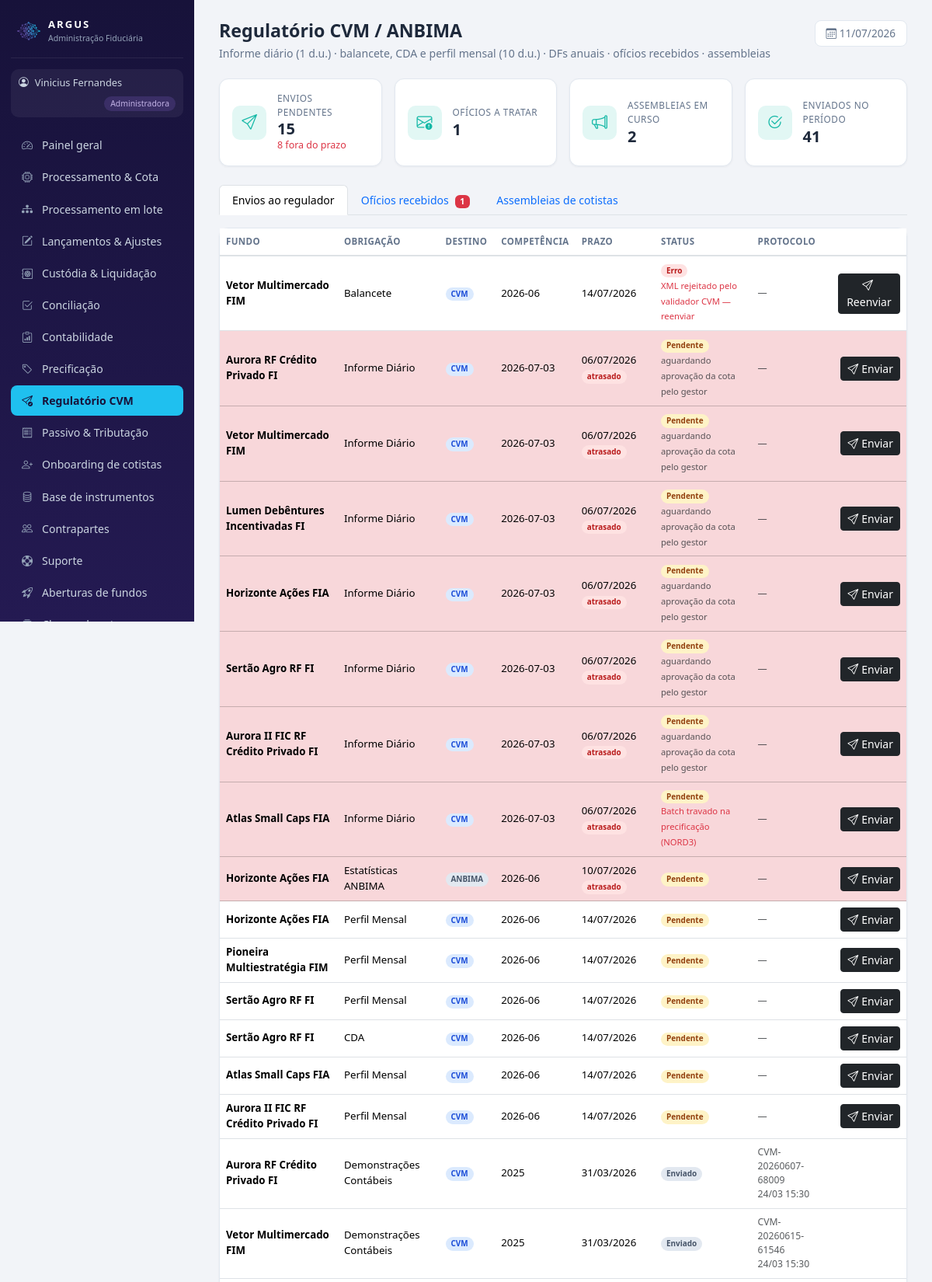
The app's page /admin/regulatorio.php (signed in, upper part) with its own data.
### tables this page shows
CREATE TABLE usuarios (
  id INT AUTO_INCREMENT PRIMARY KEY,
  nome VARCHAR(100) NOT NULL,
  email VARCHAR(120) NOT NULL UNIQUE,
  senha VARCHAR(255) NOT NULL,         
  perfil ENUM('admin','gestor','custodia') NOT NULL,   
  fundo_id INT NULL,
  gestora VARCHAR(150) NULL,
  telefone VARCHAR(30) NULL,
  kyc_status VARCHAR(20) DEFAULT 'Pendente',
  criado_em DATETIME DEFAULT CURRENT_TIMESTAMP
);

CREATE TABLE envios_regulatorios (
  id INT AUTO_INCREMENT PRIMARY KEY,
  fundo_id INT NOT NULL,
  destino ENUM('CVM','ANBIMA') NOT NULL,
  tipo VARCHAR(60) NOT NULL,                 
  competencia VARCHAR(10) NOT NULL,          
  prazo DATE NULL,                           
  status ENUM('Enviado','Pendente','Erro','Aguardando cota') DEFAULT 'Pendente',
  protocolo VARCHAR(40) NULL,
  enviado_em DATETIME NULL,
  mensagem VARCHAR(300) NULL,
  FOREIGN KEY (fundo_id) REFERENCES fundos(id)
);

CREATE TABLE fundos (
  id INT AUTO_INCREMENT PRIMARY KEY,
  nome VARCHAR(150) NOT NULL,
  cnpj VARCHAR(20),
  classe VARCHAR(50),                  
  publico_alvo VARCHAR(60),            
  condominio VARCHAR(20) DEFAULT 'Aberto',
  status VARCHAR(30) DEFAULT 'Ativo',  
  gestora VARCHAR(120),
  benchmark VARCHAR(30) DEFAULT 'CDI',
  tributacao VARCHAR(20) DEFAULT 'Longo Prazo',    
  provisao_despesas DECIMAL(18,2) DEFAULT 0,       
  tipo_fundo VARCHAR(10) DEFAULT 'FIF',            
  master_id INT DEFAULT NULL,                      
  taxa_adm DECIMAL(8,6) DEFAULT 0.0008,       
  taxa_gestao DECIMAL(8,6) DEFAULT 0.007,
  taxa_performance DECIMAL(8,6) DEFAULT 0,    
  caixa_atual DECIMAL(18,2) DEFAULT 0,
  pl_atual DECIMAL(18,2) DEFAULT 0,
  cota_atual DECIMAL(18,8) DEFAULT 1,
  data_abertura DATE,
  transparencia VARCHAR(12) DEFAULT 'delay_1m'   
);

### includes/auth.php (called while the page is built, shortened)
<?php
function usuario() {
    return $_SESSION['usuario'] ?? null;
}
function exigir_perfil(string ...$perfis): array {
    global $pdo;
    $u = usuario();
    if ($u && isset($pdo)) {
        $st = $pdo->prepare('SELECT * FROM usuarios WHERE id = ? AND perfil = ?');
        $st->execute([$u['id'], $u['perfil']]);
        $atual = $st->fetch();
        if (!$atual) { logout_usuario(); $u = null; }
        else { $_SESSION['usuario'] = $u = $atual; }
    }
    return $u;
}
function base_url(): string {
    return defined('BASE_URL') ? BASE_URL : '../';
}

### admin/regulatorio.php (the view, shortened to what this page needs)
<?php
require_once __DIR__ . '/../config/db.php';
require_once __DIR__ . '/../includes/auth.php';
require_once __DIR__ . '/../includes/layout.php';
$u = exigir_perfil('admin');
$envios = $pdo->query("SELECT e.*, f.nome fundo_nome FROM envios_regulatorios e JOIN fundos f ON f.id=e.fundo_id
                       ORDER BY FIELD(e.status,'Erro','Aguardando cota','Pendente','Enviado'), e.prazo, e.fundo_id")->fetchAll();
$pendEnvios = array_filter($envios, fn($e) => $e['status'] !== 'Enviado');
$atrasados = array_filter($pendEnvios, fn($e) => $e['prazo'] && $e['prazo'] < date('Y-m-d'));
$oficios = $pdo->query("SELECT o.*, f.nome fundo_nome FROM oficios_cvm o LEFT JOIN fundos f ON f.id=o.fundo_id
                        ORDER BY FIELD(o.status,'Recebido','Em resposta','Respondido','Ciente'), o.recebido_em DESC")->fetchAll();
$oficiosAbertos = array_filter($oficios, fn($o) => in_array($o['status'], ['Recebido', 'Em resposta'], true));
$assembleias = $pdo->query("SELECT a.*, f.nome fundo_nome FROM assembleias a JOIN fundos f ON f.id=a.fundo_id
                            ORDER BY FIELD(a.status,'Solicitada','Convocada','Realizada','Cancelada'), a.criado_em DESC")->fetchAll();
page_start('Regulatório CVM / ANBIMA', 'Regulatório CVM', $u,
    'Informe diário (1 d.u.) · balancete, CDA e perfil mensal (10 d.u.) · DFs anuais · ofícios recebidos · assembleias');
?>
<div class="row row-cols-2 row-cols-md-4 g-3 mb-4">
  <?= kpi('Envios pendentes', (string)count($pendEnvios), 'bi-send',
          count($atrasados) ? '<span class="text-danger">' . count($atrasados) . ' fora do prazo</span>' : 'dentro dos prazos') ?>
  <?= kpi('Ofícios a tratar', (string)count($oficiosAbertos), 'bi-envelope-exclamation') ?>
  <?= kpi('Assembleias em curso', (string)count(array_filter($assembleias, fn($a) => in_array($a['status'], ['Solicitada', 'Convocada'], true))), 'bi-megaphone') ?>
  <?= kpi('Enviados no período', (string)count(array_filter($envios, fn($e) => $e['status'] === 'Enviado')), 'bi-check2-circle') ?>
</div>
<ul class="nav nav-tabs mb-3" role="tablist" style="font-size:.88rem">
  <li class="nav-item"><button class="nav-link active" data-bs-toggle="tab" data-bs-target="#aba-envios">Envios ao regulador</button></li>
  <li class="nav-item"><button class="nav-link" data-bs-toggle="tab" data-bs-target="#aba-oficios">Ofícios recebidos <?= $oficiosAbertos ? '<span class="badge text-bg-danger ms-1">' . count($oficiosAbertos) . '</span>' : '' ?></button></li>
  <li class="nav-item"><button class="nav-link" data-bs-toggle="tab" data-bs-target="#aba-assembleias">Assembleias de cotistas</button></li>
</ul>
<div class="tab-content">
  <div class="tab-pane fade show active" id="aba-envios">
    <div class="card">
      <div class="card-body p-0">
        <table class="table table-hover align-middle mb-0" style="font-size:.83rem">
          <thead><tr><th>Fundo</th><th>Obrigação</th><th>Destino</th><th>Competência</th><th>Prazo</th><th>Status</th><th>Protocolo</th><th></th></tr></thead>
          <tbody>
          <?php foreach ($envios as $e):
              $atrasado = $e['status'] !== 'Enviado' && $e['prazo'] && $e['prazo'] < date('Y-m-d'); ?>
            <tr class="<?= $atrasado ? 'table-danger' : '' ?>">
              <td><b><?= e_html($e['fundo_nome']) ?></b></td>
              <td><?= e_html($e['tipo']) ?></td>
              <td><?= badge($e['destino'], $e['destino'] === 'CVM' ? 'info' : 'secondary') ?></td>
              <td><?= e_html($e['competencia']) ?></td>
              <td><?= data_br($e['prazo']) ?> <?= $atrasado ? badge('atrasado', 'danger') : '' ?></td>
              <td><?= badge_status($e['status'] === 'Aguardando cota' ? 'Pendente' : $e['status']) ?>
                <?= $e['status'] === 'Aguardando cota' ? '<br><span class="text-muted" style="font-size:.7rem">aguardando aprovação da cota pelo gestor</span>' : '' ?>
                <?= $e['mensagem'] ? '<br><span class="text-danger" style="font-size:.7rem">' . e_html($e['mensagem']) . '</span>' : '' ?></td>
              <td class="text-muted" style="font-size:.76rem"><?= e_html($e['protocolo'] ?? '—') ?>
                <?= $e['enviado_em'] ? '<br>' . date('d/m H:i', strtotime($e['enviado_em'])) : '' ?></td>
              <td class="text-end">
                <?php if ($e['status'] !== 'Enviado'): ?>
                  <form method="post"><?= csrf_campo() ?><input type="hidden" name="enviar" value="<?= (int)$e['id'] ?>">
                    <button class="btn btn-sm btn-dark"><i class="bi bi-send me-1"></i><?= $e['status'] === 'Erro' ? 'Reenviar' : 'Enviar' ?></button></form>
                <?php endif; ?>
              </td>
            </tr>
          <?php endforeach; ?>
          </tbody>
        </table>
      </div>
    </div>
  </div>
</div>
<?php page_end();

### includes/layout.php (shortened to what this page needs)
<?php
require_once __DIR__ . '/helpers.php';
function menu_itens(array $u): array {
    $b = base_url();
    if ($u['perfil'] === 'admin') {
        return [
            ['Painel geral',        $b.'admin/index.php',          'bi-speedometer2'],
            ['Processamento & Cota', $b.'admin/processamento.php', 'bi-cpu'],
            ['Processamento em lote', $b.'admin/batch.php',        'bi-diagram-3-fill'],
            ['Lançamentos & Ajustes', $b.'admin/lancamentos.php',  'bi-pencil-square'],
            ['Custódia & Liquidação', $b.'admin/custodia.php',     'bi-safe2'],
            ['Conciliação',         $b.'admin/conciliacao.php',    'bi-check2-square'],
            ['Contabilidade',       $b.'admin/contabilidade.php',  'bi-clipboard-data'],
            ['Precificação',        $b.'admin/precificacao.php',   'bi-tag'],
            ['Regulatório CVM',     $b.'admin/regulatorio.php',    'bi-send-check'],
            ['Passivo & Tributação', $b.'admin/passivo.php',       'bi-receipt'],
            ['Onboarding de cotistas', $b.'admin/onboarding_cotista.php', 'bi-person-plus'],
            ['Base de instrumentos', $b.'admin/ativos.php',        'bi-database'],
            ['Contrapartes',        $b.'admin/contrapartes.php',   'bi-people'],
            ['Suporte',             $b.'admin/tickets.php',        'bi-life-preserver'],
            ['Aberturas de fundos', $b.'admin/aberturas.php',      'bi-rocket-takeoff'],
            ['Classes de cotas',    $b.'admin/classes.php',        'bi-collection'],
            ['Classes & Subclasses', $b.'admin/subclasses.php',    'bi-diagram-3'],
            ['FIP / Private Equity', $b.'admin/fip.php',           'bi-building-gear'],
            ['Carteiras',           $b.'admin/carteiras.php',      'bi-collection'],
            ['Pendências',          $b.'admin/pendencias.php',     'bi-list-task'],
            ['IA · Fraude',         $b.'admin/fraude.php',         'bi-shield-exclamation'],
            ['Repasses',            $b.'admin/repasses.php',       'bi-cash-stack'],
            ['Fundos & Clientes',   $b.'admin/fundos.php',         'bi-folder-plus'],
        ];
    }
    global $pdo;
    $itens = [
        ['Visão geral',       $b.'gestor/index.php',        'bi-speedometer2'],
        ['Aprovação de cota', $b.'gestor/cotas.php',        'bi-clipboard-check'],
        ['Boletar operação',  $b.'gestor/boletas.php',      'bi-receipt-cutoff'],
        ['Catálogo de ativos', $b.'gestor/ativos.php',      'bi-database'],
        ['Carteira',          $b.'gestor/carteira.php',     'bi-pie-chart'],
        ['Caixa & Fluxo',     $b.'gestor/caixa.php',        'bi-wallet2'],
        ['Cotistas',          $b.'gestor/cotistas.php',     'bi-people'],
        ['Acessos & transparência', $b.'gestor/acessos.php', 'bi-key'],
        ['Performance',       $b.'gestor/performance.php',  'bi-graph-up-arrow'],
        ['Relatórios',        $b.'gestor/relatorios.php',   'bi-file-earmark-text'],
        ['Enquadramento',     $b.'gestor/enquadramento.php','bi-check-circle'],
        ['Assembleias',       $b.'gestor/assembleias.php',  'bi-megaphone'],
        ['Comunicados',       $b.'gestor/comunicados.php',  'bi-chat-left-text'],
        ['Chamados de cotistas', $b.'gestor/chamados_cotistas.php', 'bi-chat-dots'],
        ['Equipe do fundo',   $b.'gestor/equipe.php',       'bi-people-fill'],
        ['Criar fundo',       $b.'gestor/novo_fundo.php',   'bi-plus-square'],
        ['Suporte',           $b.'gestor/tickets.php',      'bi-life-preserver'],
    ];
    $livres = ['Equipe do fundo', 'Criar fundo', 'Suporte'];
    $fundo = fundo_do_usuario($pdo, $u);
    $fid = (int)$fundo['id'];
    $principal = eh_principal($pdo, $u, $fid);
    $mapa = permissao_de_menu();
    return array_values(array_filter($itens, function ($it) use ($mapa, $principal, $pdo, $u, $fid, $livres) {
        if (in_array($it[0], $livres, true)) return true;
        $req = $mapa[$it[0]] ?? null;
        if ($req === null) return true;
        if ($req === '__principal__') return $principal;
        return $principal || pode($pdo, $u, $fid, $req);
    }));
}
function page_start(string $titulo, string $ativo, array $u, string $subtitulo = ''): void {
    $b = base_url();
    $perfilRotulo = ['admin' => 'Administradora', 'gestor' => 'Gestor', 'custodia' => 'Custodiante'][$u['perfil']] ?? $u['perfil'];
    $perfilCor    = ['admin' => 'gold', 'gestor' => 'teal'][$u['perfil']] ?? 'blue';
    ?><!DOCTYPE html>
<html lang="pt-BR">
<head>
<link href="https://cdn.jsdelivr.net/npm/bootstrap@5.3.3/dist/css/bootstrap.min.css" rel="stylesheet">
<link href="https://cdn.jsdelivr.net/npm/bootstrap-icons@1.11.3/font/bootstrap-icons.min.css" rel="stylesheet">
<link href="https://cdn.jsdelivr.net/npm/flatpickr@4.6.13/dist/flatpickr.min.css" rel="stylesheet">
<link href="<?= $b ?>assets/css/style.css" rel="stylesheet">
</head>
<body>
<div class="app-wrap">
  <aside class="sidebar">
    <div class="brand">
      <img src="<?= $b ?>assets/favicon.png" class="brand-mark" alt="Argus">
      <div>
        <div class="brand-name">ARGUS</div>
        <div class="brand-sub">Administração Fiduciária</div>
      </div>
    </div>
    <div class="perfil-chip chip-<?= $perfilCor ?>">
      <i class="bi bi-person-circle"></i> <?= e_html($u['nome']) ?>
      <span><?= $perfilRotulo ?></span>
    </div>
    <nav class="menu">
      <?php foreach (menu_itens($u) as [$rotulo, $href, $icone]): ?>
        <a href="<?= $href ?>" class="<?= $rotulo === $ativo ? 'ativo' : '' ?>">
          <i class="bi <?= $icone ?>"></i> <?= e_html($rotulo) ?>
        </a>
      <?php endforeach; ?>
    </nav>
  </aside>
  <main class="conteudo">
    <div class="titulo-pagina">
      <div>
        <h1><?= e_html($titulo) ?></h1>
        <?php if ($subtitulo): ?><p class="subtitulo"><?= $subtitulo ?></p><?php endif; ?>
      </div>
      <div class="data-ref"><i class="bi bi-calendar3"></i> <?= date('d/m/Y') ?></div>
    </div>
<?php
}
function page_end(): void {
    ?>
  </main>
</div>
</body>
</html><?php
}
function kpi(string $rotulo, string $valor, string $icone = 'bi-graph-up', string $extra = ''): string {
    return '<div class="col"><div class="kpi-card">
        <div class="kpi-icone"><i class="bi ' . $icone . '"></i></div>
        <div><div class="kpi-rotulo">' . e_html($rotulo) . '</div>
        <div class="kpi-valor">' . $valor . '</div>' . ($extra ? '<div class="kpi-extra">' . $extra . '</div>' : '') . '</div>
    </div></div>';
}

### includes/helpers.php (shortened to what this page needs)
<?php
function e_html($s): string { return htmlspecialchars((string)$s, ENT_QUOTES, 'UTF-8'); }
function badge(string $texto, string $cor): string {
    return '<span class="badge badge-soft-' . $cor . '">' . e_html($texto) . '</span>';
}
function badge_status(string $s): string {
    $map = [
        'OK' => 'success', 'Ativo' => 'success', 'Ativa' => 'success', 'Conciliado' => 'success', 'Concluída' => 'success',
        'Pago' => 'success', 'Aprovado' => 'success', 'Respondido' => 'success', 'Reenquadrado' => 'success',
        'Resolvido' => 'success', 'Encerrado' => 'secondary', 'Encerrada' => 'secondary', 'Falso positivo' => 'secondary',
        'Pendente' => 'warning', 'Em andamento' => 'warning', 'Em abertura' => 'warning',
        'Em análise' => 'warning', 'Em revisão' => 'warning', 'Apurado' => 'warning', 'Rodando' => 'info',
        'Instruído' => 'info', 'Aberto' => 'info', 'Em aberto' => 'warning',
        'Erro' => 'danger', 'Divergente' => 'danger', 'Escalado' => 'danger',
        'Alta' => 'danger', 'Média' => 'warning', 'Baixa' => 'secondary',
        'Timing' => 'info', 'Suspeita' => 'danger',
    ];
    return badge($s, $map[$s] ?? 'secondary');
}
function data_br($d): string {
    return date('d/m/Y', strtotime($d));
}

### records on screen
usuarios: nome "Vinicius Fernandes", perfil "Administradora"
envios_regulatorios: fundo.nome "Vetor Multimercado FIM", tipo "Balancete", destino "CVM Erro", competencia "2026-06", prazo "14/07/2026", mensagem "XML rejeitado pelo validador CVM — reenviar", protocolo "—", status "Reenviar"
envios_regulatorios: fundo.nome "Aurora RF Crédito Privado FI", tipo "Informe Diário", destino "CVM atrasado Pendente", competencia "2026-07-03", prazo "06/07/2026", status "aguardando aprovação da cota pelo gestor", protocolo "—"
envios_regulatorios: fundo.nome "Vetor Multimercado FIM", tipo "Informe Diário", destino "CVM atrasado Pendente", competencia "2026-07-03", prazo "06/07/2026", status "aguardando aprovação da cota pelo gestor", protocolo "—"
envios_regulatorios: fundo.nome "Lumen Debêntures Incentivadas FI", tipo "Informe Diário", destino "CVM atrasado Pendente", competencia "2026-07-03", prazo "06/07/2026", status "aguardando aprovação da cota pelo gestor", protocolo "—"
envios_regulatorios: fundo.nome "Horizonte Ações FIA", tipo "Informe Diário", destino "CVM atrasado Pendente", competencia "2026-07-03", prazo "06/07/2026", status "aguardando aprovação da cota pelo gestor", protocolo "—"
envios_regulatorios: fundo.nome "Sertão Agro RF FI", tipo "Informe Diário", destino "CVM atrasado Pendente", competencia "2026-07-03", prazo "06/07/2026", status "aguardando aprovação da cota pelo gestor", protocolo "—"
envios_regulatorios: fundo.nome "Aurora II FIC RF Crédito Privado FI", tipo "Informe Diário", destino "CVM atrasado Pendente", competencia "2026-07-03", prazo "06/07/2026", status "aguardando aprovação da cota pelo gestor", protocolo "—"
envios_regulatorios: fundo.nome "Atlas Small Caps FIA", tipo "Informe Diário", destino "CVM atrasado Pendente", competencia "2026-07-03", prazo "06/07/2026", mensagem "Batch travado na precificação (NORD3)", protocolo "—", status "Enviar"
envios_regulatorios: fundo.nome "Horizonte Ações FIA", tipo "Estatísticas ANBIMA", destino "ANBIMA atrasado Pendente", competencia "2026-06", prazo "10/07/2026", protocolo "—", status "Enviar"
envios_regulatorios: fundo.nome "Horizonte Ações FIA", tipo "Perfil Mensal", destino "CVM Pendente", competencia "2026-06", prazo "14/07/2026", protocolo "—", status "Enviar"
envios_regulatorios: fundo.nome "Pioneira Multiestratégia FIM", tipo "Perfil Mensal", destino "CVM Pendente", competencia "2026-06", prazo "14/07/2026", protocolo "—", status "Enviar"
envios_regulatorios: fundo.nome "Sertão Agro RF FI", tipo "Perfil Mensal", destino "CVM Pendente", competencia "2026-06", prazo "14/07/2026", protocolo "—", status "Enviar"
envios_regulatorios: fundo.nome "Sertão Agro RF FI", tipo "CDA", destino "CVM Pendente", competencia "2026-06", prazo "14/07/2026", protocolo "—", status "Enviar"
envios_regulatorios: fundo.nome "Atlas Small Caps FIA", tipo "Perfil Mensal", destino "CVM Pendente", competencia "2026-06", prazo "14/07/2026", protocolo "—", status "Enviar"
envios_regulatorios: fundo.nome "Aurora II FIC RF Crédito Privado FI", tipo "Perfil Mensal", destino "CVM Pendente", competencia "2026-06", prazo "14/07/2026", protocolo "—", status "Enviar"
envios_regulatorios: fundo.nome "Aurora RF Crédito Privado FI", tipo "Demonstrações Contábeis", destino "CVM Enviado", competencia "2025", prazo "31/03/2026", protocolo "CVM-20260607-68009", enviado_em "24/03 15:30"
envios_regulatorios: fundo.nome "Vetor Multimercado FIM", tipo "Demonstrações Contábeis", destino "CVM Enviado", competencia "2025", prazo "31/03/2026", protocolo "CVM-20260615-61546", enviado_em "24/03 15:30"

### other values on screen
e_html($rotulo) "Painel geral"
e_html($rotulo) "Processamento & Cota"
e_html($rotulo) "Processamento em lote"
e_html($rotulo) "Lançamentos & Ajustes"
e_html($rotulo) "Custódia & Liquidação"
e_html($rotulo) "Conciliação"
e_html($rotulo) "Contabilidade"
e_html($rotulo) "Precificação"
e_html($rotulo) "Regulatório CVM"
e_html($rotulo) "Passivo & Tributação"
e_html($rotulo) "Onboarding de cotistas"
e_html($rotulo) "Base de instrumentos"
e_html($rotulo) "Contrapartes"
e_html($rotulo) "Suporte"
e_html($rotulo) "Aberturas de fundos"
